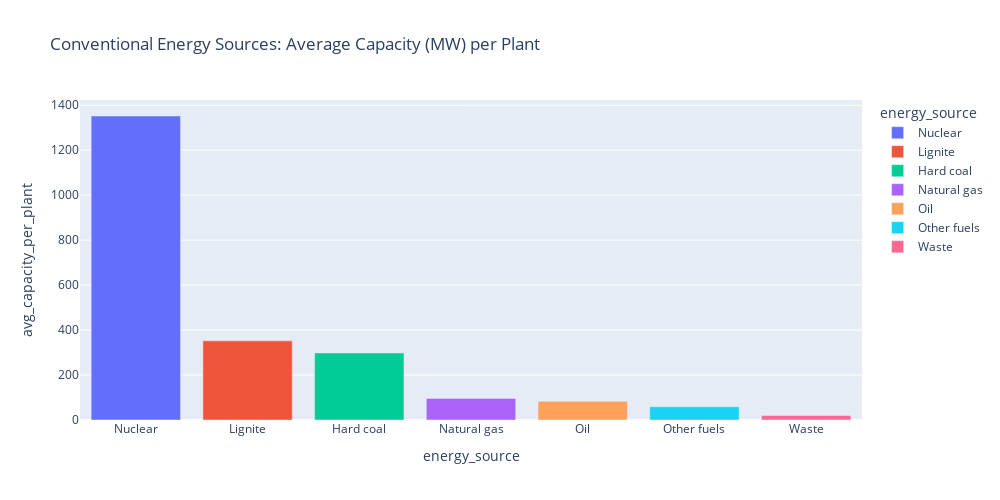

The cell this chart's notebook holds for it:
### Markdown cell above
#### Bar Chart: Average Capacity (MW) per Conventional Power Plant per Energy Source

### Code cell
# Create a bar chart visualizing the average capacity per power plant per energy source
fig = px.bar(conv_avg_cap_source, x='energy_source', y='avg_capacity_per_plant',
	        color='energy_source',
                 title='Conventional Energy Sources: Average Capacity (MW) per Plant'
                )
fig.update_layout(width=1000, height=500)

fig.show()

### Figure 1 — Plotly figure (JSON) as saved in the notebook; plotly's stock layout.template omitted (floating-point values rounded to 4 significant figures)
{"data": [{"hovertemplate": "energy_source=%{x}<br>avg_capacity_per_plant=%{y}<extra></extra>", "legendgroup": "Nuclear", "marker": {"color": "#636efa", "pattern": {"shape": ""}}, "name": "Nuclear", "orientation": "v", "showlegend": true, "textposition": "auto", "type": "bar", "x": ["Nuclear"], "xaxis": "x", "y": [1352], "yaxis": "y"}, {"hovertemplate": "energy_source=%{x}<br>avg_capacity_per_plant=%{y}<extra></extra>", "legendgroup": "Lignite", "marker": {"color": "#EF553B", "pattern": {"shape": ""}}, "name": "Lignite", "orientation": "v", "showlegend": true, "textposition": "auto", "type": "bar", "x": ["Lignite"], "xaxis": "x", "y": [352], "yaxis": "y"}, {"hovertemplate": "energy_source=%{x}<br>avg_capacity_per_plant=%{y}<extra></extra>", "legendgroup": "Hard coal", "marker": {"color": "#00cc96", "pattern": {"shape": ""}}, "name": "Hard coal", "orientation": "v", "showlegend": true, "textposition": "auto", "type": "bar", "x": ["Hard coal"], "xaxis": "x", "y": [298], "yaxis": "y"}, {"hovertemplate": "energy_source=%{x}<br>avg_capacity_per_plant=%{y}<extra></extra>", "legendgroup": "Natural gas", "marker": {"color": "#ab63fa", "pattern": {"shape": ""}}, "name": "Natural gas", "orientation": "v", "showlegend": true, "textposition": "auto", "type": "bar", "x": ["Natural gas"], "xaxis": "x", "y": [96], "yaxis": "y"}, {"hovertemplate": "energy_source=%{x}<br>avg_capacity_per_plant=%{y}<extra></extra>", "legendgroup": "Oil", "marker": {"color": "#FFA15A", "pattern": {"shape": ""}}, "name": "Oil", "orientation": "v", "showlegend": true, "textposition": "auto", "type": "bar", "x": ["Oil"], "xaxis": "x", "y": [83], "yaxis": "y"}, {"hovertemplate": "energy_source=%{x}<br>avg_capacity_per_plant=%{y}<extra></extra>", "legendgroup": "Other fuels", "marker": {"color": "#19d3f3", "pattern": {"shape": ""}}, "name": "Other fuels", "orientation": "v", "showlegend": true, "textposition": "auto", "type": "bar", "x": ["Other fuels"], "xaxis": "x", "y": [59], "yaxis": "y"}, {"hovertemplate": "energy_source=%{x}<br>avg_capacity_per_plant=%{y}<extra></extra>", "legendgroup": "Waste", "marker": {"color": "#FF6692", "pattern": {"shape": ""}}, "name": "Waste", "orientation": "v", "showlegend": true, "textposition": "auto", "type": "bar", "x": ["Waste"], "xaxis": "x", "y": [20], "yaxis": "y"}], "layout": {"barmode": "relative", "height": 500, "legend": {"title": {"text": "energy_source"}, "tracegroupgap": 0}, "title": {"text": "Conventional Energy Sources: Average Capacity (MW) per Plant"}, "width": 1000, "xaxis": {"anchor": "y", "autorange": true, "categoryarray": ["Nuclear", "Lignite", "Hard coal", "Natural gas", "Oil", "Other fuels", "Waste"], "categoryorder": "array", "domain": [0, 1], "range": [-0.5, 6.5], "title": {"text": "energy_source"}, "type": "category"}, "yaxis": {"anchor": "x", "autorange": true, "domain": [0, 1], "range": [0, 1423.0], "title": {"text": "avg_capacity_per_plant"}, "type": "linear"}}}
